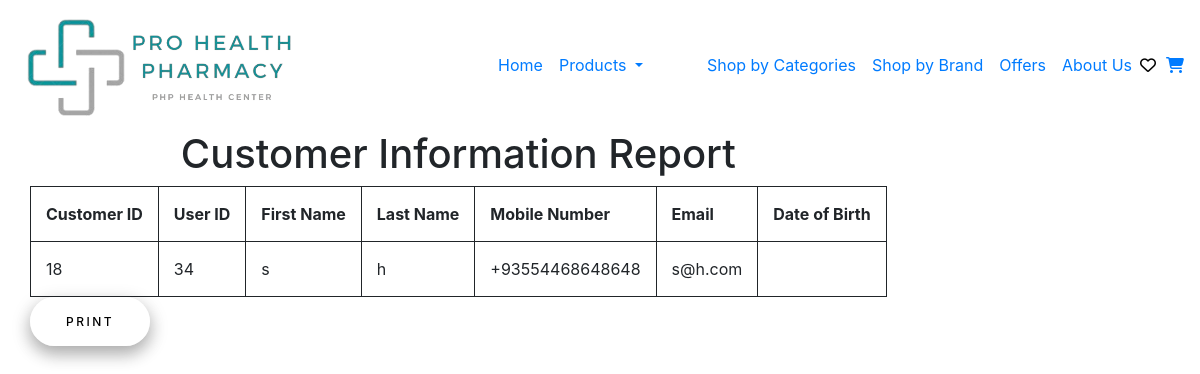
/Reports/CustomerInformationReport.php, run on the app's committed database.
### Reports/CustomerInformationReport.php (the view, shortened to what this page needs)
<?php
include '../header.php';
?>
<!DOCTYPE html>
    <html lang="en">
    <head>
    <link rel="stylesheet" href="../css/Report.css" />
</head>
<body>
    <main>
    <?php
include '../Connection/init.php';
$stmt = $db->prepare("SELECT * FROM `customer data`");
$stmt->execute();
$customer = $stmt->fetchAll(PDO::FETCH_ASSOC);
?>
<div class="container">
    <div class="row">
        <div class="col-x1-12">
            <h1 style="text-align: center">Customer Information Report</h1>
                <table>
                        <tr>
                            <th>Customer ID</th>
                            <th>User ID</th>
                            <th>First Name</th>
                            <th>Last Name</th>
                            <th>Mobile Number</th>
                            <th>Email</th>
                            <th>Date of Birth</th>
                        </tr>
        <tbody>
<?php
foreach ($customer as $customer) {
    $CustomerID = $customer['CustomerID'];
    $UserID = $customer['UserID'];
    $FirstName = $customer['FirstName'];
    $LastName = $customer['LastName'];
    $MobileNumber = $customer['MobileNumber'];
    $Email = $customer['Email'];
    $DOB = $customer['DOB'];
?>
        <tr>
            <td><?php echo $CustomerID ?></td>
            <td><?php echo $UserID ?></td>
            <td><?php echo $FirstName ?></td>
            <td><?php echo $LastName ?></td>
            <td><?php echo $MobileNumber ?></td>
            <td><?php echo $Email ?></td>
            <td><?php echo $DOB ?></td>
        <?php } ?>
        </tbody>
        </div>
    </div>
</div>
<button onclick="window.print()" class="Print">Print</button>
</main>
</html>

### css/main.css (style rules this page uses)
* { box-sizing: border-box; }

### css/Report.css (style rules this page uses)
table, th, td { padding: 15px; text-align: left; border: 1px solid; }
.Print { padding: 1.3em 3em; font-size: 12px; text-transform: uppercase; letter-spacing: 2.5px; font-weight: 500; color: #000; background-color: rgba(255, 255, 255, 0.431); border: none; border-radius: 45px; box-shadow: 0 8px 16px 0 rgba(0,0,0,0.2), 0 6px 20px 0 rgba(0,0,0,0.19); transition: all 0.3s ease 0s; cursor: pointer; outline: none; text-align: center; }

### data on the page
customer data: CustomerID "18", UserID "34", FirstName "s", LastName "h", MobileNumber "+93554468648648", Email "s@h.com"
